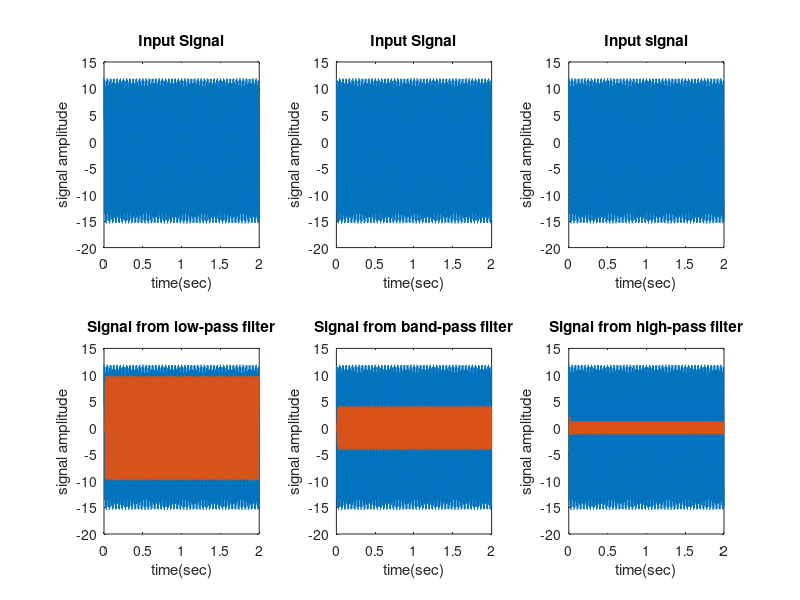
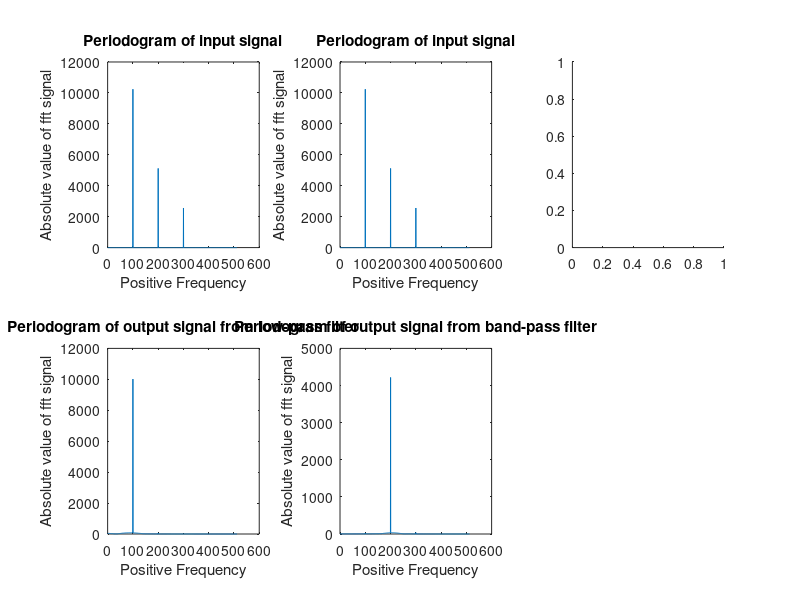

The MATLAB source for these figures, in order: (Note: this script raises an error after producing the figures.)
%% Filter Design
% Signal parameters
samplFreq = 1024;
nSamples = 2048;

% Time samples
timeVec = (0:(nSamples-1))/samplFreq;

% Generate the signals
sigVec1 = 10*sin(2*pi*100*timeVec);
sigVec2 = 5*sin(2*pi*200*timeVec + pi/6);
sigVec3 = 2.5*sin(2*pi*300*timeVec + pi/4);

% Add the signals
sigVec = sigVec1 + sigVec2 +  sigVec3;

% Length of data
dataLen = timeVec(end) - timeVec(1);

% DFT sample corresponding to Nyquist frequency
kNyq = floor(nSamples/2) + 1;

% Positive Fourier frequencies
posFreq = (0:(kNyq - 1))*(1/dataLen);

% FFT of the input signal
fftSig = fft(sigVec);
% Discard negative frequencies
fftSig = fftSig(1:kNyq);

% Design low-pass filter for sigVec1
filtOrdr = 30;
b1 = fir1(filtOrdr, 150/(samplFreq/2));
% Apply filter
filtSig1 = fftfilt(b1, sigVec);
% FFT of signal
fftSig1 = fft(filtSig1);
% Discard negative frequencies
fftSig1 = fftSig1(1:kNyq);

% Plot the signal from low pass filter
figure;
hold on;
subplot(2,3,1);
plot(timeVec, sigVec);
xlabel('time(sec)');
ylabel('signal amplitude');
title('Input Signal');
subplot(2,3,4);
plot(timeVec, sigVec);
xlabel('time(sec)');
ylabel('signal amplitude');
hold on;
plot(timeVec,filtSig1);
title('Signal from low-pass filter');

% Design band-pass filter for sigVec2
filtOrdr = 30;
b2 = fir1(filtOrdr, [190/(samplFreq/2) 250/(samplFreq/2)], 'bandpass');
% Apply filter
filtSig2 = fftfilt(b2, sigVec);
fftSig2 = fft(filtSig2);
% Discard negative frequencies
fftSig2 = fftSig2(1:kNyq);

% Plot the signal from band pass filter
subplot(2,3,2);
plot(timeVec, sigVec);
xlabel('time(sec)');
ylabel('signal amplitude');
title('Input Signal');
subplot(2,3,5);
plot(timeVec, sigVec);
hold on;
plot(timeVec, filtSig2);
xlabel('time(sec)');
ylabel('signal amplitude');
title('Signal from band-pass filter');

% Design high-pass filter for sigVec3
filtOrdr = 30;
b3 = fir1(filtOrdr, 0.59, 'high');
% Apply filter
filtSig3 = fftfilt(b3, sigVec);
fftSig3 = fft(filtSig3);
% Discard negative frequencies
fftSig3 = fftSig3(1:kNyq);

% Plot the signal from high pass filter
subplot(2,3,3);
plot(timeVec, sigVec);
xlabel('time(sec)');
ylabel('signal amplitude');
title('Input signal');
subplot(2,3,6);
plot(timeVec, sigVec);
hold on;
plot(timeVec, filtSig3);
xlabel('time(sec)');
ylabel('signal amplitude');
title('Signal from high-pass filter');
hold off;

figure;
hold on;
% Plot the periodograms
subplot(2,3,1);
plot(posFreq, abs(fftSig));
xlabel('Positive Frequency');
ylabel('Absolute value of fft signal');
title('Periodogram of input signal');
subplot(2,3,4);
plot(posFreq, abs(fftSig1)); 
xlabel('Positive Frequency');
ylabel('Absolute value of fft signal');
title('Periodogram of output signal from low-pass filter');

subplot(2,3,2);
plot(posFreq, abs(fftSig));
xlabel('Positive Frequency');
ylabel('Absolute value of fft signal');
title('Periodogram of input signal');
subplot(2,3,5);
plot(posFreq, abs(fftSig2));
xlabel('Positive Frequency');
ylabel('Absolute value of fft signal');
title('Periodogram of output signal from band-pass filter');

subplot(2,3,3);
plot(postFreq, abs(fftSig));
xlabel('Positive Frequency');
ylabel('Absolute value of fft signal');
title('Periodogram of input signal');
subplot(2,3,6);
plot(postFreq, abs(fftSig3));
xlabel('Positive Frequency');
ylabel('Absolute value of fft signal');
title('Periodogram of output signal from high-pass filter');
